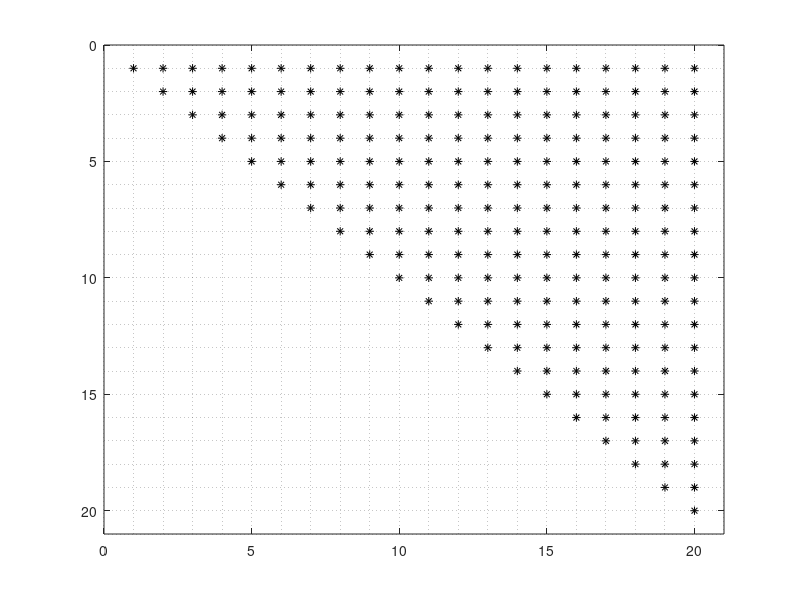

MATLAB code to generate this figure:
clear; clc; clf;
% this script explains the time effect problem with increasing
% upper-triangle sparse matrices.
as = 20;
a = rand(as, as);
tria = triu(a);
% spy(tria, 'k');
% 
% hold on
% add = 5;
% b = rand(as + add, as + add);
% b(1:as, 1:as) = 0;
% trib = triu(b);
% spy(trib, 'r')
% 
% c = rand(as + add * 2, as + add * 2);
% c(1:as + add, 1:as + add) = 0;
% tric = triu(c);
% spy(tric, 'b')
% 
% d = rand(as + add * 5, as + add * 5);
% d(1:as + add * 4, 1:as + add * 4) = 0;
% trid = triu(d);
% spy(trid, 'g')

% set(gca, 'XTickLabel', []);
% set(gca, 'YTickLabel', []);


figure(2)

spy(tria, 'k');

xlabel('')
grid minor